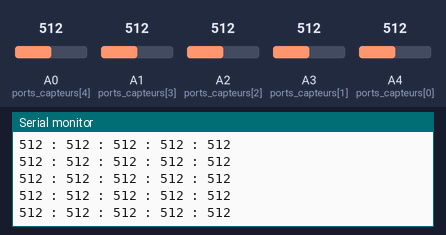
Simulated run of this sketch. Board: Arduino Uno, built with avr-gcc and run on an emulated ATmega328P. Parts: the last lines printed to the serial monitor. Inputs (shaded band) come from the test bench; at power-on: A0 (ports_capteurs[4]) = 512, A1 (ports_capteurs[3]) = 512, A2 (ports_capteurs[2]) = 512, A3 (ports_capteurs[1]) = 512, A4 (ports_capteurs[0]) = 512.

Above: at 1.2 s.
1.3 s: A0 (ports_capteurs[4]) set to 111
At 2.2 s:
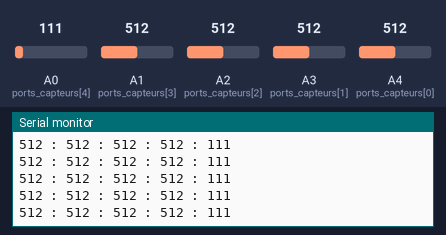
2.8 s: A0 (ports_capteurs[4]) set to 92
At 3.6 s:
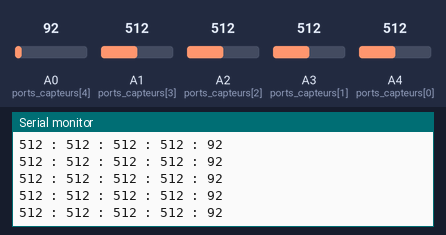
Timing chart, 0 to 5.8 s (numbered marks = the images above; inputs shaded):
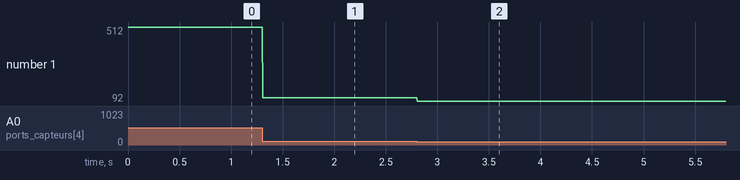

Measured:
- after the input at 1.3 s, the serial monitor: prints a new line at once (image 1)
- after the input at 2.8 s, the serial monitor: prints a new line at once (image 2)
- plotted number 1: 512 → 111 after the input at 1.3 s, 111 → 92 after the input at 2.8 s

The sketch:

TU_Capteur_doigts.ino
```cpp
/*
TU Capeur sensoriel main droite

Pouce : A14
Index : A13
Majeur: A12
Annu  : A11
Auri  : A10
Dispo : A9,A8
*/

#define NB_CAPTEURS 5

int ports_capteurs[NB_CAPTEURS] = {A4,A3,A2,A1,A0};
int value_capteurs[NB_CAPTEURS] = {};
int min_values[NB_CAPTEURS] = {50,50,50,50,50};
int max_values[NB_CAPTEURS] = {50,50,50,50,50};
String spacer = " : ";


void setup() {
  Serial.begin(115200);
}

void loop() {
  for(int i = 0;i<NB_CAPTEURS;i++)
  {
     value_capteurs[i] = analogRead(ports_capteurs[i]);
  }

  Serial.println(value_capteurs[0] + spacer + value_capteurs[1] + spacer +  value_capteurs[2] + spacer + value_capteurs[3]+spacer+value_capteurs[4]);
  delay(1);
}
```
